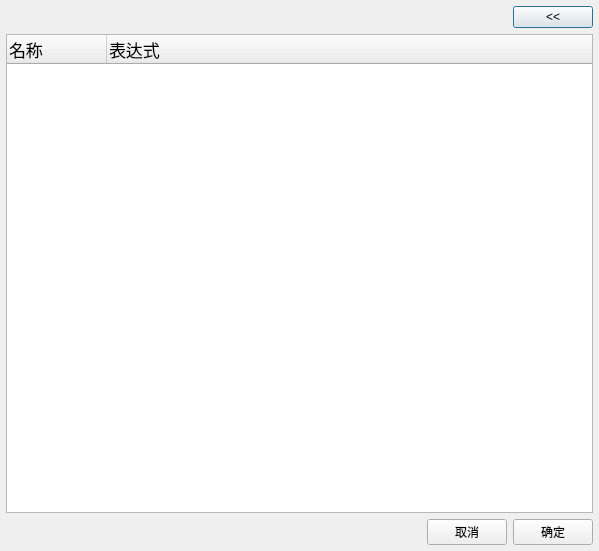
<?xml version="1.0" encoding="UTF-8"?>
<ui version="4.0">
 <class>CBindVarDialog</class>
 <widget class="QDialog" name="CBindVarDialog">
  <property name="geometry">
   <rect>
    <x>0</x>
    <y>0</y>
    <width>599</width>
    <height>551</height>
   </rect>
  </property>
  <property name="windowTitle">
   <string>绑定变量</string>
  </property>
  <layout class="QHBoxLayout" name="horizontalLayout_3">
   <property name="leftMargin">
    <number>6</number>
   </property>
   <property name="topMargin">
    <number>6</number>
   </property>
   <property name="rightMargin">
    <number>6</number>
   </property>
   <property name="bottomMargin">
    <number>6</number>
   </property>
   <item>
    <layout class="QVBoxLayout" name="verticalLayout">
     <item>
      <layout class="QHBoxLayout" name="horizontalLayout_2">
       <item>
        <spacer name="horizontalSpacer_2">
         <property name="orientation">
          <enum>Qt::Horizontal</enum>
         </property>
         <property name="sizeHint" stdset="0">
          <size>
           <width>40</width>
           <height>20</height>
          </size>
         </property>
        </spacer>
       </item>
       <item>
        <widget class="QPushButton" name="pushButtonShowVar">
         <property name="text">
          <string>&lt;&lt;</string>
         </property>
        </widget>
       </item>
      </layout>
     </item>
     <item>
      <widget class="QTreeWidget" name="treeWidget">
       <property name="minimumSize">
        <size>
         <width>300</width>
         <height>0</height>
        </size>
       </property>
       <property name="font">
        <font>
         <pointsize>13</pointsize>
        </font>
       </property>
       <property name="styleSheet">
        <string notr="true"/>
       </property>
       <property name="alternatingRowColors">
        <bool>true</bool>
       </property>
       <column>
        <property name="text">
         <string notr="true">名称</string>
        </property>
       </column>
       <column>
        <property name="text">
         <string>表达式</string>
        </property>
       </column>
      </widget>
     </item>
     <item>
      <layout class="QHBoxLayout" name="horizontalLayout">
       <item>
        <spacer name="horizontalSpacer">
         <property name="orientation">
          <enum>Qt::Horizontal</enum>
         </property>
         <property name="sizeHint" stdset="0">
          <size>
           <width>40</width>
           <height>20</height>
          </size>
         </property>
        </spacer>
       </item>
       <item>
        <widget class="QPushButton" name="pushButtonCancel">
         <property name="text">
          <string>取消</string>
         </property>
        </widget>
       </item>
       <item>
        <widget class="QPushButton" name="pushButtonOK">
         <property name="text">
          <string>确定</string>
         </property>
        </widget>
       </item>
      </layout>
     </item>
    </layout>
   </item>
  </layout>
 </widget>
 <resources/>
 <connections/>
</ui>
